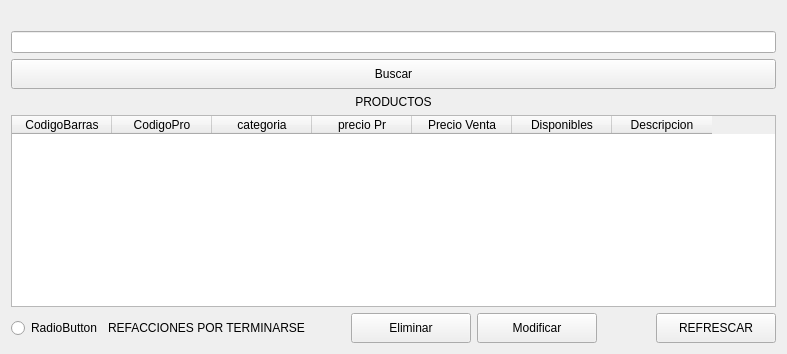
               <widget class="QWidget" name="page_datos">
                <layout class="QVBoxLayout" name="verticalLayout_9">
                 <item>
                  <layout class="QVBoxLayout" name="verticalLayout_4">
                   <item>
                    <spacer name="horizontalSpacer_4">
                     <property name="orientation">
                      <enum>Qt::Horizontal</enum>
                     </property>
                     <property name="sizeHint" stdset="0">
                      <size>
                       <width>40</width>
                       <height>20</height>
                      </size>
                     </property>
                    </spacer>
                   </item>
                   <item>
                    <widget class="QLineEdit" name="buscar"/>
                   </item>
                   <item>
                    <widget class="QPushButton" name="btnBuscar">
                     <property name="minimumSize">
                      <size>
                       <width>20</width>
                       <height>30</height>
                      </size>
                     </property>
                     <property name="text">
                      <string>Buscar</string>
                     </property>
                    </widget>
                   </item>
                   <item>
                    <widget class="QLabel" name="label_3">
                     <property name="text">
                      <string>PRODUCTOS</string>
                     </property>
                     <property name="alignment">
                      <set>Qt::AlignCenter</set>
                     </property>
                    </widget>
                   </item>
                   <item>
                    <widget class="QTableWidget" name="tabla_productos">
                     <column>
                      <property name="text">
                       <string>CodigoBarras</string>
                      </property>
                     </column>
                     <column>
                      <property name="text">
                       <string>CodigoPro</string>
                      </property>
                     </column>
                     <column>
                      <property name="text">
                       <string>categoria</string>
                      </property>
                     </column>
                     <column>
                      <property name="text">
                       <string>precio Pr</string>
                      </property>
                     </column>
                     <column>
                      <property name="text">
                       <string>Precio Venta</string>
                      </property>
                     </column>
                     <column>
                      <property name="text">
                       <string>Disponibles</string>
                      </property>
                     </column>
                     <column>
                      <property name="text">
                       <string>Descripcion</string>
                      </property>
                     </column>
                    </widget>
                   </item>
                   <item>
                    <layout class="QHBoxLayout" name="horizontalLayout_3">
                     <item>
                      <widget class="QRadioButton" name="radioButton">
                       <property name="text">
                        <string>RadioButton</string>
                       </property>
                      </widget>
                     </item>
                     <item>
                      <widget class="QLabel" name="label_30">
                       <property name="text">
                        <string>REFACCIONES POR TERMINARSE</string>
                       </property>
                      </widget>
                     </item>
                     <item>
                      <spacer name="horizontalSpacer_8">
                       <property name="orientation">
                        <enum>Qt::Horizontal</enum>
                       </property>
                       <property name="sizeHint" stdset="0">
                        <size>
                         <width>40</width>
                         <height>20</height>
                        </size>
                       </property>
                      </spacer>
                     </item>
                     <item>
                      <widget class="QPushButton" name="btneliminar">
                       <property name="minimumSize">
                        <size>
                         <width>120</width>
                         <height>30</height>
                        </size>
                       </property>
                       <property name="text">
                        <string>Eliminar</string>
                       </property>
                      </widget>
                     </item>
                     <item>
                      <widget class="QPushButton" name="actua">
                       <property name="minimumSize">
                        <size>
                         <width>120</width>
                         <height>30</height>
                        </size>
                       </property>
                       <property name="text">
                        <string>Modificar</string>
                       </property>
                      </widget>
                     </item>
                     <item>
                      <widget class="QLabel" name="aviso">
                       <property name="text">
                        <string/>
                       </property>
                      </widget>
                     </item>
                     <item>
                      <spacer name="horizontalSpacer_2">
                       <property name="orientation">
                        <enum>Qt::Horizontal</enum>
                       </property>
                       <property name="sizeHint" stdset="0">
                        <size>
                         <width>40</width>
                         <height>20</height>
                        </size>
                       </property>
                      </spacer>
                     </item>
                     <item>
                      <widget class="QPushButton" name="bt_refrescar">
                       <property name="minimumSize">
                        <size>
                         <width>120</width>
                         <height>30</height>
                        </size>
                       </property>
                       <property name="text">
                        <string>REFRESCAR</string>
                       </property>
                      </widget>
                     </item>
                    </layout>
                   </item>
                  </layout>
                 </item>
                </layout>
               </widget>
